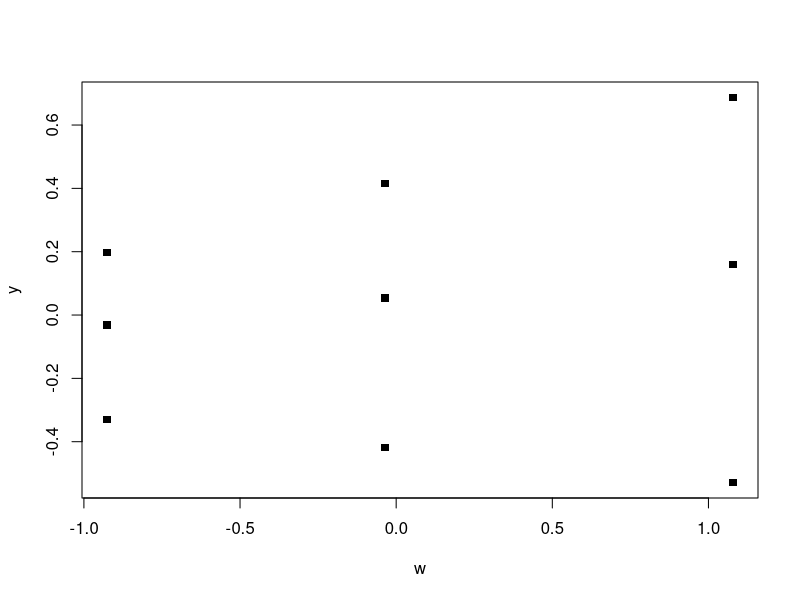
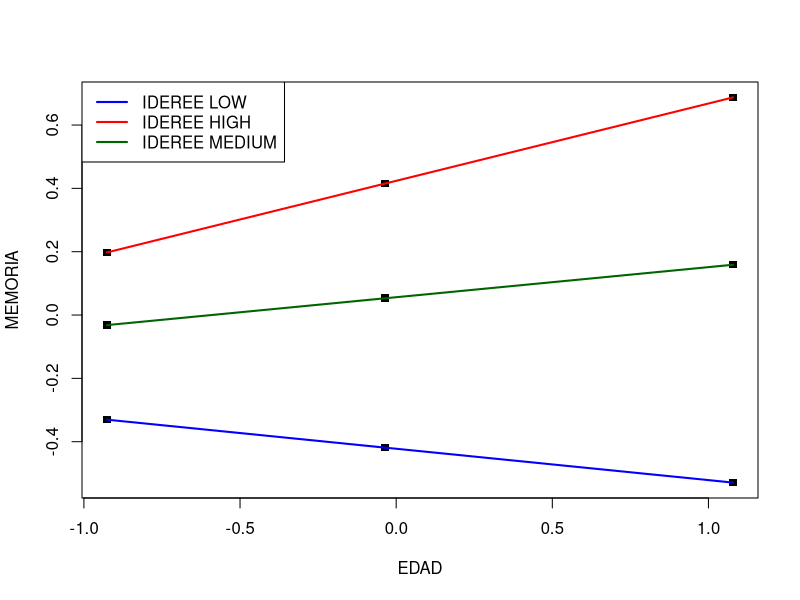
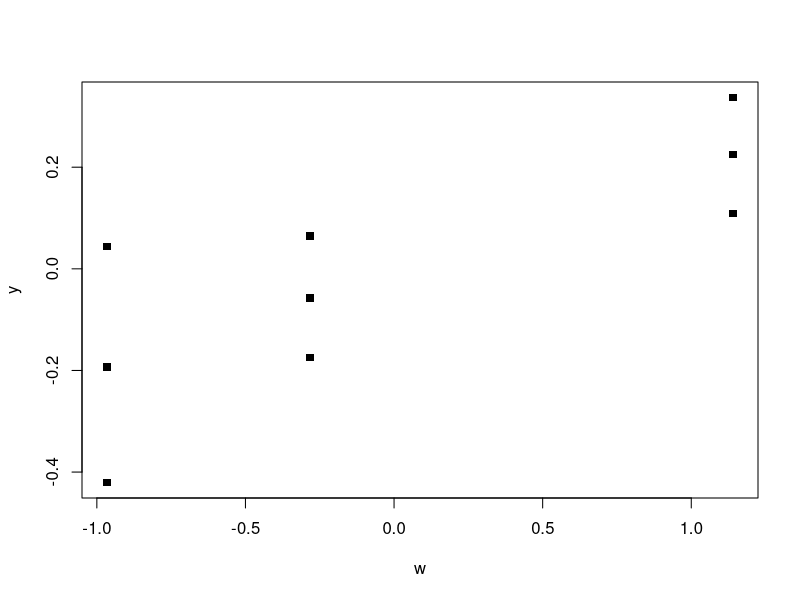
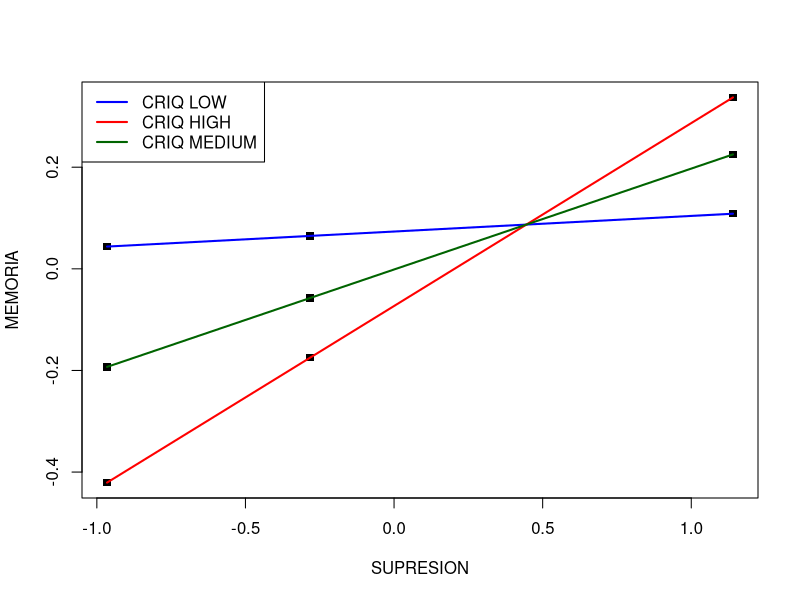

The R script that drew these images, in order:
x <- c(-1.2455,0.0985,1.1307,-1.2455,0.0985,1.1307,-1.2455,0.0985,1.1307)
w <- c(-0.9259,-0.9259,-0.9259,-0.0351,-0.0351,-0.0351,1.0785, 1.0785,1.0785)
y <- c(-0.3305,-0.0317,0.1978,-0.4188,0.053,0.4153,-0.5291,0.1588,0.6872)

plot(y=y,x=w,pch=15)
plot(y=y,x=w,pch=15,col="black", xlab="EDAD", ylab="MEMORIA")
legend.txt<-c("IDEREE LOW","IDEREE HIGH","IDEREE MEDIUM")
legend("topleft",legend=legend.txt,lty=c(1),lwd=c(2), col=c("blue","red","darkgreen"))
lines(w[x== -1.2455],y[x== -1.2455],lwd=2,lty=1,col="blue")
lines(w[x== 1.1307],y[x== 1.1307],lwd=2,lty=1,col="red")
lines(w[x== 0.0985],y[x== 0.0985],lwd=2,lty=1,col="darkgreen")


x <- c(-0.9207,
       0.034,
       0.9521,
       -0.9207,
       0.034,
       0.9521,
       -0.9207,
       0.034,
       0.9521)

w <- c(-0.9657,
       -0.9657,
       -0.9657,
       -0.2827,
       -0.2827,
       -0.2827,
       1.1403,
       1.1403,
       1.1403)

y <- c(0.0438,
       -0.193,
       -0.4207,
       0.0648,
       -0.0574,
       -0.1749,
       0.1085,
       0.2252,
       0.3374)

plot(y=y,x=w,pch=15)
plot(y=y,x=w,pch=15,col="black", xlab="SUPRESION", ylab="MEMORIA")
legend.txt<-c("CRIQ LOW","CRIQ HIGH","CRIQ MEDIUM")
legend("topleft",legend=legend.txt,lty=c(1),lwd=c(2), col=c("blue","red","darkgreen"))
lines(w[x== -0.9207],y[x== -0.9207],lwd=2,lty=1,col="blue")
lines(w[x== 0.9521],y[x== 0.9521],lwd=2,lty=1,col="red")
lines(w[x== 0.034],y[x== 0.034],lwd=2,lty=1,col="darkgreen")




